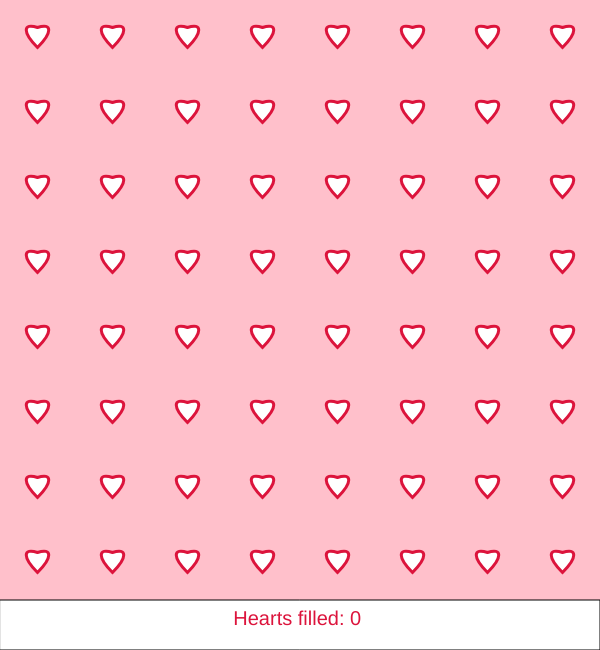
Frame 1 (no input)
Frame 60 (no input): identical to frame 1, image omitted
Frame 120 (the mouse pressed at the canvas centre since frame 60): identical to frame 1, image omitted

The p5.js sketch that drew this single still picture (run headless with seeded random() and noise() and a simulated clock; from frame 60 on, the mouse is pressed at the canvas centre):

// p5.js sketch
// ── sketch.js
// Filling Heart Grid
// Click to fill hearts


let gridSize = 8; // 8x8 grid of hearts
let cellSize;
let hearts = []; // ARRAY stores if heart is filled 

function setup() {
  createCanvas(600, 650);
  cellSize = 600 / gridSize;

  
  for (let i = 0; i < gridSize; i++) {
    hearts[i] = [];
    for (let j = 0; j < gridSize; j++) {
      hearts[i][j] = false; 
    }
  }
}

function draw() {
  background(255, 192, 203); // Pink background

  
  for (let i = 0; i < gridSize; i++) {
    for (let j = 0; j < gridSize; j++) {
      let x = i * cellSize + cellSize / 2;
      let y = j * cellSize + cellSize / 2;


      drawHeart(x, y, hearts[i][j]);
    }
  }


  fill(255);
  rect(0, 600, 600, 50);
  fill(220, 20, 60);
  textSize(20);
  textAlign(CENTER);
  text("Hearts filled: " + countHearts() + " ", 300, 625);
}


function drawHeart(x, y, filled) {
  push();
  translate(x, y);

  
  if (filled) {
    fill(220, 20, 60); // Red - filled
  } else {
    fill(255, 255, 255); // White - empty
  }

  stroke(220, 20, 60);
  strokeWeight(3);

 
  beginShape();
  vertex(0, 10);
  bezierVertex(-15, -5, -15, -15, 0, -10);
  bezierVertex(15, -15, 15, -5, 0, 10);
  endShape(CLOSE);

  pop();
}


function countHearts() {
  let count = 0;
  for (let i = 0; i < gridSize; i++) {
    for (let j = 0; j < gridSize; j++) {
      if (hearts[i][j] === true) {
        count++;
      }
    }
  }
  return count;
}

// Click to fill/unfill hearts
function mouseClicked() {
  if (mouseY < 600) {
    let i = floor(mouseX / cellSize);
    let j = floor(mouseY / cellSize);

    // Toggle heart on/off
    if (i >= 0 && i < gridSize && j >= 0 && j < gridSize) {
      hearts[i][j] = !hearts[i][j];
    }
  }
}

// Press R to reset
function keyPressed() {
  if (key === "r" || key === "R") {
    for (let i = 0; i < gridSize; i++) {
      for (let j = 0; j < gridSize; j++) {
        hearts[i][j] = false;
      }
    }
  }

  // Press F to fill all
  if (key === "f" || key === "F") {
    for (let i = 0; i < gridSize; i++) {
      for (let j = 0; j < gridSize; j++) {
        hearts[i][j] = true;
      }
    }
  }
}
